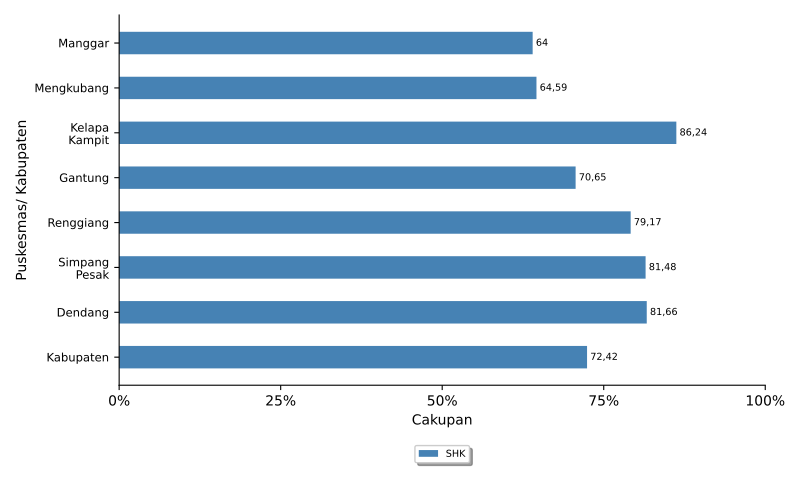

The script that saved this image:
import numpy as np
import matplotlib.pyplot as plt
import pandas
from textwrap import wrap
from matplotlib.ticker import FuncFormatter
import locale
locale.setlocale(locale.LC_ALL, 'id_ID.UTF8')
plt.rcParams['pdf.fonttype'] = 42
# plt.rcParams['figure.figsize'] = 8, 5

import sys, os, inspect
currentdir = os.path.dirname(os.path.abspath(inspect.getfile(inspect.currentframe())))
parentdir = os.path.dirname(currentdir)
sys.path.insert(0, parentdir)

berkasData = currentdir +'\\bab_05_14c_dataSHK.csv'
berkasSimpan = currentdir +'\\bab_05_14c_SHK.pdf'
# judulDiagram = 'Cakupan Pemberian Tablet Tambah Darah\nTahun 2021'
sumbuX = 'Cakupan'
sumbuY = 'Puskesmas'
tickerSumbuX = np.arange(0,110,25)

# read data file
colnames = ['kecamatan','SHK']
data = pandas.read_csv(berkasData, names=colnames, sep=';')
kecamatan = data.kecamatan.tolist()
bar1 = data.SHK.tolist()
# print(kecamatan)
# print(bar1)

ind = np.arange(len(kecamatan))  # the x locations for the groups
width = 0.5       # the width of the bars

# make bars
fig, ax = plt.subplots()
rects1 = ax.barh(ind, bar1, width, color='steelblue', label = 'SHK')

# add some text for labels, title and axes ticks
# ax.set_title(judulDiagram)
ax.set_xticks(tickerSumbuX)
ax.set_xlabel(sumbuX)
ax.xaxis.set_major_formatter(FuncFormatter(lambda x, pos: '{:n}%'.format(x)))

ax.set_yticks(ind)
ax.set_yticklabels(list([ '\n'.join(wrap(l, 10)) for l in kecamatan ]), fontsize='small')

ax.set_ylabel(sumbuY)
ax.invert_yaxis()

ax.spines['top'].set_visible(False)
ax.spines['right'].set_visible(False)

# box = ax.get_position()
# ax.set_position([box.x0, box.y0 + box.height * 0.1, box.width, box.height * 0.9])
ax.legend(fontsize='x-small', loc='upper center', bbox_to_anchor=(0.5, -0.15), fancybox=True, shadow=True, ncol=2)

# make labels for bars

for i, v in enumerate(bar1):
    ax.text(v+0.5, i, '{:n}'.format(v), ha='left', va='center', fontsize='x-small')

# finishing
pyrfig = plt.figure(1)
pyrfig.set_figwidth(8)
pyrfig.set_figheight(5)
# tight_layout to make consistent size
# adjust subplot to make room for legend
fig.subplots_adjust(bottom=-0.15)
plt.tight_layout()
plt.savefig(berkasSimpan)
plt.close(pyrfig)
# plt.show()
